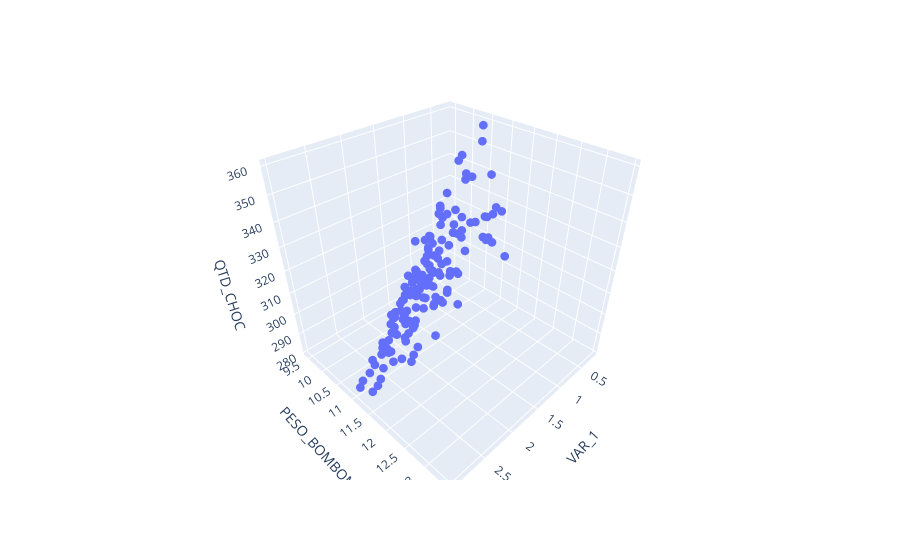

Here is the notebook cell this chart was saved with:
### Code cell
fig = px.scatter_3d(corrected_outliers[corrected_outliers['VAR_2_A'] == 1], x='VAR_1', y='PESO_BOMBOM', z='QTD_CHOC')
fig.update_traces(marker=dict(size=3))
fig.show()

### Figure 1 — Plotly figure (JSON) as saved in the notebook; plotly's stock layout.template omitted (floating-point values rounded to 4 significant figures; data arrays with more than 128 entries replaced by an {"elided": "..."} marker saying what was removed)
{"data": [{"hovertemplate": "VAR_1=%{x}<br>PESO_BOMBOM=%{y}<br>QTD_CHOC=%{z}<extra></extra>", "legendgroup": "", "marker": {"color": "#636efa", "size": 3, "symbol": "circle"}, "mode": "markers", "name": "", "scene": "scene", "showlegend": false, "type": "scatter3d", "x": {"elided": "158 float values"}, "y": {"elided": "158 float values"}, "z": {"elided": "158 float values"}}], "layout": {"legend": {"tracegroupgap": 0}, "margin": {"t": 60}, "scene": {"domain": {"x": [0, 1], "y": [0, 1]}, "xaxis": {"title": {"text": "VAR_1"}}, "yaxis": {"title": {"text": "PESO_BOMBOM"}}, "zaxis": {"title": {"text": "QTD_CHOC"}}}}}
